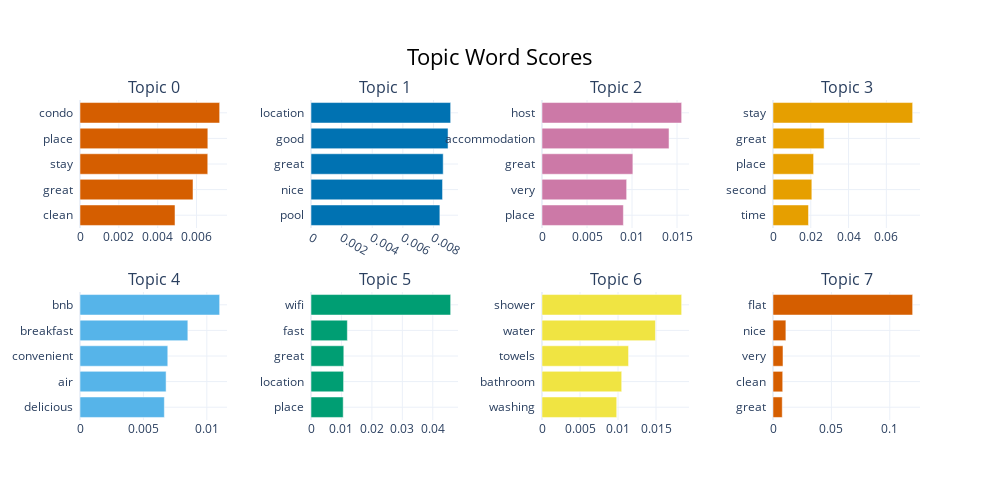

The cell this chart's notebook holds for it:
### Markdown cell above
##### Thai Positive

### Code cell
print("Thailand Positive BERT topics - PartsOfSpeech")
display(thPosTopicMod.get_topic_info().head())
print(len(thPosTopicMod.get_topic_info()))
thPosTopicMod.visualize_barchart()

### Figure 1 — Plotly figure (JSON) as saved in the notebook; plotly's stock layout.template omitted (floating-point values rounded to 4 significant figures)
{"data": [{"marker": {"color": "#D55E00"}, "orientation": "h", "type": "bar", "x": [0.004892, 0.005818, 0.006577, 0.006581, 0.00719], "xaxis": "x", "y": ["clean  ", "great  ", "stay  ", "place  ", "condo  "], "yaxis": "y"}, {"marker": {"color": "#0072B2"}, "orientation": "h", "type": "bar", "x": [0.008417, 0.008592, 0.008635, 0.008951, 0.009122], "xaxis": "x2", "y": ["pool  ", "nice  ", "great  ", "good  ", "location  "], "yaxis": "y2"}, {"marker": {"color": "#CC79A7"}, "orientation": "h", "type": "bar", "x": [0.009039, 0.009403, 0.01009, 0.01411, 0.01551], "xaxis": "x3", "y": ["place  ", "very  ", "great  ", "accommodation  ", "host  "], "yaxis": "y3"}, {"marker": {"color": "#E69F00"}, "orientation": "h", "type": "bar", "x": [0.01879, 0.02056, 0.0215, 0.02705, 0.07394], "xaxis": "x4", "y": ["time  ", "second  ", "place  ", "great  ", "stay  "], "yaxis": "y4"}, {"marker": {"color": "#56B4E9"}, "orientation": "h", "type": "bar", "x": [0.00665, 0.006787, 0.00692, 0.008502, 0.01101], "xaxis": "x5", "y": ["delicious  ", "air  ", "convenient  ", "breakfast  ", "bnb  "], "yaxis": "y5"}, {"marker": {"color": "#009E73"}, "orientation": "h", "type": "bar", "x": [0.01058, 0.0107, 0.01077, 0.01194, 0.04586], "xaxis": "x6", "y": ["place  ", "location  ", "great  ", "fast  ", "wifi  "], "yaxis": "y6"}, {"marker": {"color": "#F0E442"}, "orientation": "h", "type": "bar", "x": [0.009831, 0.01049, 0.01139, 0.01493, 0.01838], "xaxis": "x7", "y": ["washing  ", "bathroom  ", "towels  ", "water  ", "shower  "], "yaxis": "y7"}, {"marker": {"color": "#D55E00"}, "orientation": "h", "type": "bar", "x": [0.007923, 0.008315, 0.008546, 0.01103, 0.1196], "xaxis": "x8", "y": ["great  ", "clean  ", "very  ", "nice  ", "flat  "], "yaxis": "y8"}], "layout": {"annotations": [{"font": {"size": 16}, "showarrow": false, "text": "Topic 0", "x": 0.0875, "xanchor": "center", "xref": "paper", "y": 1, "yanchor": "bottom", "yref": "paper"}, {"font": {"size": 16}, "showarrow": false, "text": "Topic 1", "x": 0.3625, "xanchor": "center", "xref": "paper", "y": 1, "yanchor": "bottom", "yref": "paper"}, {"font": {"size": 16}, "showarrow": false, "text": "Topic 2", "x": 0.6375, "xanchor": "center", "xref": "paper", "y": 1, "yanchor": "bottom", "yref": "paper"}, {"font": {"size": 16}, "showarrow": false, "text": "Topic 3", "x": 0.9125, "xanchor": "center", "xref": "paper", "y": 1, "yanchor": "bottom", "yref": "paper"}, {"font": {"size": 16}, "showarrow": false, "text": "Topic 4", "x": 0.0875, "xanchor": "center", "xref": "paper", "y": 0.4, "yanchor": "bottom", "yref": "paper"}, {"font": {"size": 16}, "showarrow": false, "text": "Topic 5", "x": 0.3625, "xanchor": "center", "xref": "paper", "y": 0.4, "yanchor": "bottom", "yref": "paper"}, {"font": {"size": 16}, "showarrow": false, "text": "Topic 6", "x": 0.6375, "xanchor": "center", "xref": "paper", "y": 0.4, "yanchor": "bottom", "yref": "paper"}, {"font": {"size": 16}, "showarrow": false, "text": "Topic 7", "x": 0.9125, "xanchor": "center", "xref": "paper", "y": 0.4, "yanchor": "bottom", "yref": "paper"}], "height": 500, "hoverlabel": {"bgcolor": "white", "font": {"family": "Rockwell", "size": 16}}, "showlegend": false, "title": {"font": {"color": "Black", "size": 22}, "text": "Topic Word Scores", "x": 0.5, "xanchor": "center", "yanchor": "top"}, "width": 1000, "xaxis": {"anchor": "y", "domain": [0, 0.175], "showgrid": true}, "xaxis2": {"anchor": "y2", "domain": [0.275, 0.45], "showgrid": true}, "xaxis3": {"anchor": "y3", "domain": [0.55, 0.725], "showgrid": true}, "xaxis4": {"anchor": "y4", "domain": [0.825, 1], "showgrid": true}, "xaxis5": {"anchor": "y5", "domain": [0, 0.175], "showgrid": true}, "xaxis6": {"anchor": "y6", "domain": [0.275, 0.45], "showgrid": true}, "xaxis7": {"anchor": "y7", "domain": [0.55, 0.725], "showgrid": true}, "xaxis8": {"anchor": "y8", "domain": [0.825, 1], "showgrid": true}, "yaxis": {"anchor": "x", "domain": [0.6, 1], "showgrid": true}, "yaxis2": {"anchor": "x2", "domain": [0.6, 1], "showgrid": true}, "yaxis3": {"anchor": "x3", "domain": [0.6, 1], "showgrid": true}, "yaxis4": {"anchor": "x4", "domain": [0.6, 1], "showgrid": true}, "yaxis5": {"anchor": "x5", "domain": [0, 0.4], "showgrid": true}, "yaxis6": {"anchor": "x6", "domain": [0, 0.4], "showgrid": true}, "yaxis7": {"anchor": "x7", "domain": [0, 0.4], "showgrid": true}, "yaxis8": {"anchor": "x8", "domain": [0, 0.4], "showgrid": true}}}
